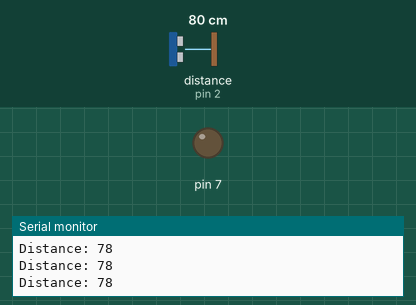
A sketch run on a simulated Arduino Uno, built with avr-gcc and run on an emulated ATmega328P. On the bench: output pins drawn as LEDs (lit = HIGH), the last lines printed to the serial monitor. Wiring (inferred from the names in the program): ultrasonic range finder: trigger pin 3; echo pin 2. The test bench sets the inputs (shaded band); at power-on: distance to the obstacle (sensor on pin 2) 80 cm. The echo pulse lasts 58.3 µs per cm; pins used as bus, display or sensor lines are not drawn.

Above: at 1.2 s.
1.3 s: distance to the obstacle (sensor on pin 2) set to 23 cm
2.8 s: distance to the obstacle (sensor on pin 2) set to 19 cm
At 4.0 s:
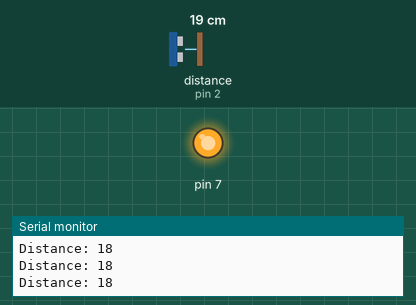
4.3 s: distance to the obstacle (sensor on pin 2) set to 35 cm
At 5.1 s:
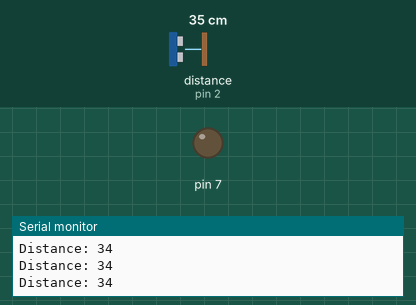
7.3 s: distance to the obstacle (sensor on pin 2) set to 18 cm
At 8.6 s:
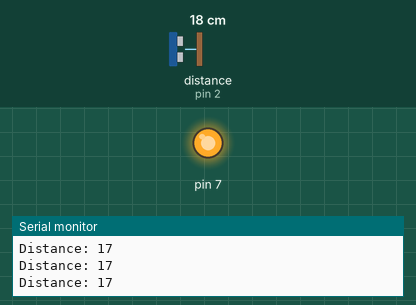
Timing chart, 0 to 9.8 s (numbered marks = the images above; inputs shaded):
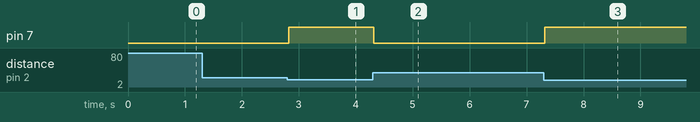

Measured:
- the behaviour switches between 21 and 20 cm on distance to the obstacle (sensor on pin 2) (found by bisection; images 0 and 1)
- after the input at 2.8 s, pin 7: LOW → HIGH at once
- after the input at 4.3 s, pin 7: HIGH → LOW at once
- after the input at 7.3 s, pin 7: LOW → HIGH at once

The sketch:

blind_stick.ino
```cpp
const int trigPin = 3;
const int echoPin = 2;

// defines variables
long duration;
int distance;
void setup() {
  pinMode(trigPin, OUTPUT); // Sets the trigPin as an Output
  pinMode(echoPin, INPUT); // Sets the echoPin as an Input
  pinMode(7, OUTPUT);
  Serial.begin(9600); // Starts the serial communication
}
void loop() {
  int ultra1=ultra(trigPin,echoPin);

  if(ultra1 <20)
  {
  digitalWrite(7,HIGH);

  }
  else
  {
     digitalWrite(7,LOW);
  }
}
int ultra(int trigpin,int echopin)
{
    // Clears the trigPin
  digitalWrite(trigPin, LOW);
  delayMicroseconds(2);
  // Sets the trigPin on HIGH state for 10 micro seconds
  digitalWrite(trigPin, HIGH);
  delayMicroseconds(10);
  digitalWrite(trigPin, LOW);
  // Reads the echoPin, returns the sound wave travel time in microseconds
  duration = pulseIn(echoPin, HIGH);
  // Calculating the distance
  distance = duration * 0.034 / 2;
  // Prints the distance on the Serial Monitor
  Serial.print("Distance: ");
  Serial.println(distance);
  return  distance ;
}
```
